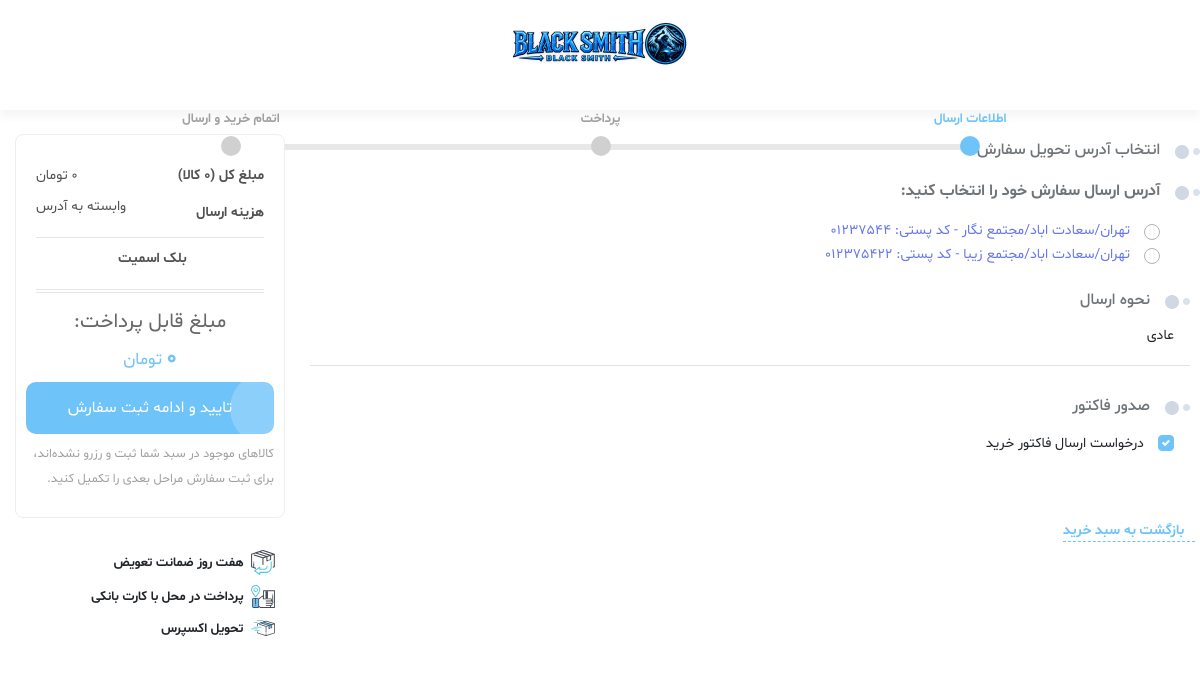
Page /cart/1 (signed in) on the committed database.
### app_market/models.py (models this page shows, shortened)
class SiteSettings(models.Model):
    top_banner_1 = models.ImageField(
        upload_to='site/',
        null=True,
        blank=True,
        verbose_name='بنر بالایی سمت چپ',
        help_text='ابعاد پیشنهادی: 856 × 428 پیکسل'
    )
    top_banner_1_category_num = models.PositiveIntegerField(
        null=True,
        blank=True,
        verbose_name='شماره دسته‌بندی بنر بالایی سمت چپ'
    )
    top_banner_2 = models.ImageField(
        upload_to='site/',
        null=True,
        blank=True,
        verbose_name='بنر پایینی سمت چپ',
        help_text='ابعاد پیشنهادی: 856 × 428 پیکسل'
    )
    top_banner_2_category_num = models.PositiveIntegerField(
        null=True,
        blank=True,
        verbose_name='شماره دسته‌بندی بنر پایینی سمت چپ'
    )
    instant_suggestion = models.ImageField(
        upload_to='site/',
        null=True,
        blank=True,
        verbose_name='پیشنهاد لحظه‌ای',
        help_text='ابعاد پیشنهادی: 1920 × 229 پیکسل'
    )
    bestseller_banner_1 = models.ImageField(
        upload_to='site/',
        null=True,
        blank=True,
        verbose_name='بنر سمت راست پرفروش‌ترین‌ها',
        help_text='ابعاد پیشنهادی: 820 × 300 پیکسل'
    )
    bestseller_banner_1_category_num = models.PositiveIntegerField(
        null=True,
        blank=True,
        verbose_name='شماره دسته‌بندی بنر سمت راست پرفروش‌ترین‌ها'
    )
    bestseller_banner_2 = models.ImageField(
        upload_to='site/',
        null=True,
        blank=True,
        verbose_name='بنر سمت چپ پرفروش‌ترین‌ها',
        help_text='ابعاد پیشنهادی: 820 × 300 پیکسل'
    )
    bestseller_banner_2_category_num = models.PositiveIntegerField(
        null=True,
        blank=True,
        verbose_name='شماره دسته‌بندی بنر سمت چپ پرفروش‌ترین‌ها'
    )
    special_offer = models.ImageField(
        upload_to='site/',
        null=True,
        blank=True,
        verbose_name='پیشنهاد شگفت‌انگیز',
        help_text='ابعاد پیشنهادی: 495 × 864 پیکسل'
    )
    category_banner_1 = models.ImageField(
        upload_to='site/',
        null=True,
        blank=True,
        verbose_name='تصویر اول زیر پیشنهاد شگفت‌انگیز',
        help_text='ابعاد پیشنهادی: 400 × 300 پیکسل'
    )
    category_banner_1_category_num = models.PositiveIntegerField(
        null=True,
        blank=True,
        verbose_name='شماره دسته‌بندی تصویر اول'
    )
    category_banner_2 = models.ImageField(
        upload_to='site/',
        null=True,
        blank=True,
        verbose_name='تصویر دوم زیر پیشنهاد شگفت‌انگیز',
        help_text='ابعاد پیشنهادی: 400 × 300 پیکسل'
    )
    category_banner_2_category_num = models.PositiveIntegerField(
        null=True,
        blank=True,
        verbose_name='شماره دسته‌بندی تصویر دوم'
    )
    category_banner_3 = models.ImageField(
        upload_to='site/',
        null=True,
        blank=True,
        verbose_name='تصویر سوم زیر پیشنهاد شگفت‌انگیز',
        help_text='ابعاد پیشنهادی: 400 × 300 پیکسل'
    )
    category_banner_3_category_num = models.PositiveIntegerField(
        null=True,
        blank=True,
        verbose_name='شماره دسته‌بندی تصویر سوم'
    )
    category_banner_4 = models.ImageField(
        upload_to='site/',
        null=True,
        blank=True,
        verbose_name='تصویر چهارم زیر پیشنهاد شگفت‌انگیز',
        help_text='ابعاد پیشنهادی: 400 × 300 پیکسل'
    )
    category_banner_4_category_num = models.PositiveIntegerField(
        null=True,
        blank=True,
        verbose_name='شماره دسته‌بندی تصویر چهارم'
    )
    bottom_banner = models.ImageField(
        upload_to='site/',
        null=True,
        blank=True,
        verbose_name='بنر پایینی سایت',
        help_text='ابعاد پیشنهادی: 1920 × 244 پیکسل'
    )
    bottom_banner_category_num = models.PositiveIntegerField(
        null=True,
        blank=True,
        verbose_name='شماره دسته‌بندی بنر پایینی سایت'
    )
    logo = models.ImageField(
        upload_to='site/',
        null=True,
        blank=True,
        verbose_name='لوگوی سایت',
        help_text='ابعاد پیشنهادی: 128 × 36 پیکسل'
    )
    favicon = models.ImageField(
        upload_to='site/',
        null=True,
        blank=True,
        verbose_name='فاوآیکون سایت',
        help_text='ابعاد پیشنهادی: 32 × 32 پیکسل، فرمت PNG یا ICO'
    )
    class Meta:
        verbose_name = 'تنظیمات سایت'
        verbose_name_plural = 'تنظیمات سایت'

### app_account/models.py (models this page shows)
class Address(models.Model):
    user = models.ForeignKey(User, on_delete=models.CASCADE, null=True)
    postal_code = models.CharField(max_length=255)
    description = models.CharField(max_length=255)

### app_market/views.py (the view)
# urls.py: path('cart/1', shopping, name='shopping'),
@login_required
def shopping(request):
    addresses = Address.objects.filter(user=request.user)
    basket = Basket.objects.filter(user=request.user).first()
    item_count = basket.basketitem_set.count() if basket else 0
    total_price = 0
    items = basket.basketitem_set.all() if basket else []
    total_price = sum(item.product.discounted_price() * item.count for item in items)
    if request.method == "POST":
        messages.warning(request, "سایت متعلق به ارگان یا شاپی نمی‌باشد و امکان ادامه دادن سفارش نیست")
    selected_address_id = request.session.get('selected_address_id')
    context = {
        'addresses': addresses,
        'selected_address_id': selected_address_id,
        'total_price': total_price,
        'item_count': item_count
    }
    return render(request, 'shopping.html', context)

### app_market/context_processors.py (called while the page is built)
def site_settings(request):
    return {
        'site_settings': SiteSettings.objects.filter(pk=1).first(),
        'site_brands': Brand.objects.filter(
            is_active=True,
            image__isnull=False
        ).exclude(image='').order_by('display_order', 'id')
    }

### app_market/templates/shopping.html (shortened to what this page needs)
{% load static %}
{% load humanize %}
<!DOCTYPE html>
<html lang="fa">
<head>
    <link rel="stylesheet" href="{% static '/assets/css/vendor/font-awesome.min.css' %}">
    <link rel="stylesheet" href="{% static '/assets/css/vendor/materialdesignicons.min.css' %}">
    <link rel="stylesheet" href="{% static '/assets/css/vendor/bootstrap.min.css' %}">
    <link rel="stylesheet" href="{% static '/assets/css/vendor/bootstrap-slider.min.css' %}">
    <link rel="stylesheet" href="{% static '/assets/css/vendor/owl.carousel.min.css' %}">
    <link rel="stylesheet" href="{% static '/assets/css/vendor/jquery.horizontalmenu.css' %}">
    <link rel="stylesheet" href="{% static '/assets/css/vendor/jquery-stack-menu.min.css' %}">
    <link rel="stylesheet" href="{% static '/assets/css/vendor/fancybox.min.css' %}">
    <link rel="stylesheet" href="{% static '/assets/css/vendor/nice-select.css' %}">
    <link rel="stylesheet" href="{% static '/assets/css/vendor/nouislider.min.css' %}">
    <link rel="stylesheet" href="{% static '/assets/css/main.css' %}">
    <link rel="stylesheet" href="{% static '/assets/css/colors/blue-color.css' %}" id="colorswitch">
</head>
<body>
    <div class="wrapper shopping-page">
        <header class="header-shopping dt-sl">
            <div class="container">
                <div class="row">
                    <div class="col-12 text-center pt-2">
                        <div class="header-shopping-logo dt-sl">
                            <a href="#">
                                {% if site_settings and site_settings.logo %}
                                    <img src="{{ site_settings.logo.url }}" alt="Black Smith">
                                {% else %}
                                    <img src="{% static '/assets/img/logo.PNG' %}" alt="Black Smith">
                                {% endif %}
                            </a>
                        </div>
                    </div>
                    <div class="col-12 text-center">
                        <ul class="checkout-steps">
                            <li>
                                <a href="#" class="active">
                                    <span>اطلاعات ارسال</span>
                                </a>
                            </li>
                            <li>
                                <a href="#">
                                    <span>پرداخت</span>
                                </a>
                            </li>
                            <li>
                                <a href="#">
                                    <span>اتمام خرید و ارسال</span>
                                </a>
                            </li>
                        </ul>
                    </div>
                </div>
            </div>
        </header>
        <main class="main-content dt-sl mt-4 mb-3">
            <div class="container main-container">
                <div class="row">
                    <div class="cart-page-content col-xl-9 col-lg-8 col-12 px-0">
                        <div class="section-title text-sm-title title-wide no-after-title-wide mb-0 px-res-1">
                            <h2>انتخاب آدرس تحویل سفارش</h2>
                        </div>
                        <section class="page-content dt-sl">
                            <div class="address-section">
                                <div class="product-offer-question">
                                    <div class="section-title text-sm-title title-wide mb-1 no-after-title-wide">
                                        <h2 class="font-weight-bold">آدرس ارسال سفارش خود را انتخاب کنید:</h2>
                                    </div>
                                    <div class="product-offer-question-option">
                                        {% for address in addresses %}
                                            <div class="custom-control custom-radio">
                                                <label class="custom-control-label" for="addressRadio{{ address.id }}">
                                                    {{ address.description }} - کد پستی: {{ address.postal_code }}
                                                </label>
                                            </div>
                                        {% endfor %}
                                    </div>
                                </div>
                            </div>
                            <form method="post" id="shipping-data-form" class="dt-sn dt-sn--box pt-3 pb-3">
                                <div class="section-title text-sm-title title-wide no-after-title-wide mb-0 px-res-1">
                                    <h2> نحوه ارسال</h2>
                                </div>
                                <div class="checkout-shipment border-bottom pb-3 mb-4">
                                    <div class="custom-control custom-radio pl-0 pr-3">
                                            عادی
                                    </div>
                                </div>
                                <div class="section-title text-sm-title title-wide no-after-title-wide mb-0 px-res-1">
                                    <h2>صدور فاکتور</h2>
                                </div>
                                <div class="checkout-invoice">
                                    <div class="checkout-invoice-headline">
                                        <div class="custom-control custom-checkbox pl-0 pr-3">
                                            <label class="custom-control-label">درخواست ارسال فاکتور خرید</label>
                                        </div>
                                    </div>
                                </div>
                            </form>
                            <div class="mt-5">
                                <a href="{% url 'app_market:cart' %}" class="float-right border-bottom-dt"><i
                                        class="mdi mdi-chevron-double-right"></i>بازگشت به سبد خرید</a>
                            </div>
                        </section>
                    </div>
                    <div class="col-xl-3 col-lg-4 col-12 w-res-sidebar sticky-sidebar">
                        <div class="dt-sn dt-sn--box border mb-2">
                            <ul class="checkout-summary-summary">
                                <li>
                                    <span>مبلغ کل ({{item_count}} کالا)</span><span>{{ total_price|intcomma }} تومان</span>
                                </li>
                                <li>
                                    <span>هزینه ارسال</span><span>وابسته به آدرس</span>
                                </li>
                                <li class="checkout-club-container" style="display: flex; justify-content: center; align-items: center;">
                                    <span>بلک اسمیت</span>
                                </li>
                            </ul>
                            <div class="checkout-summary-devider">
                                <div></div>
                            </div>
                            <div class="checkout-summary-content">
                                <div class="checkout-summary-price-title">مبلغ قابل پرداخت:</div>
                                <div class="checkout-summary-price-value">
                                    <span class="checkout-summary-price-value-amount">{{ total_price|intcomma }}</span>
                                    تومان
                                </div>
                                <a href="#" class="mb-2 d-block">
                                    <form method="POST" action="{% url 'app_market:shopping' %}">
                                    <button type="submit" class="btn-primary-cm btn-with-icon w-100 text-center pr-0 pl-0">
                                        <i class="mdi mdi-arrow-left"></i>
                                        تایید و ادامه ثبت سفارش
                                    </button>
                                    </form>
                                </a>
                                <div>
                                    <span>
                                        کالاهای موجود در سبد شما ثبت و رزرو نشده‌اند، برای ثبت سفارش
                                        مراحل بعدی را تکمیل کنید.
                                    </span>
                                </div>
                            </div>
                        </div>
                        <div class="dt-sn dt-sn--box checkout-feature-aside pt-4">
                            <ul>
                                <li class="checkout-feature-aside-item">
                                    <img src="{% static '/assets/img/svg/return-policy.svg' %}" alt="">
                                    هفت روز ضمانت تعویض
                                </li>
                                <li class="checkout-feature-aside-item">
                                    <img src="{% static '/assets/img/svg/payment-terms.svg' %}" alt="">
                                    پرداخت در محل با کارت بانکی
                                </li>
                                <li class="checkout-feature-aside-item">
                                    <img src="{% static '/assets/img/svg/delivery.svg' %}" alt="">
                                    تحویل اکسپرس
                                </li>
                            </ul>
                        </div>
                    </div>
                </div>
            </div>
        </main>
    </div>
</body>
</html>

### app_market/static/assets/css/colors/blue-color.css (style rules this page uses)
.btn-primary-cm { background-color: #6ec3f9; }
.custom-control-input:checked~.custom-control-label::before { border-color: #6ec3f9; background-color: #6ec3f9; }
a.border-bottom-dt { color: #6ec3f9; border-bottom: 1px dashed #6ec3f9; }
.checkout-summary-price-value { color: #6ec3f9; }
.shopping-page header.header-shopping .checkout-steps li a.active { color: #6ec3f9; }
.shopping-page header.header-shopping .checkout-steps li a.active::after { background-color: #6ec3f9; }

### rows in the picture
SiteSettings: logo (picture)
Address: description "تهران/سعادت اباد/مجتمع نگار", postal_code "01237544"
Address: description "تهران/سعادت اباد/مجتمع زیبا", postal_code "012375422"

### other values in the picture
{{ total_price|intcomma }} "0"
